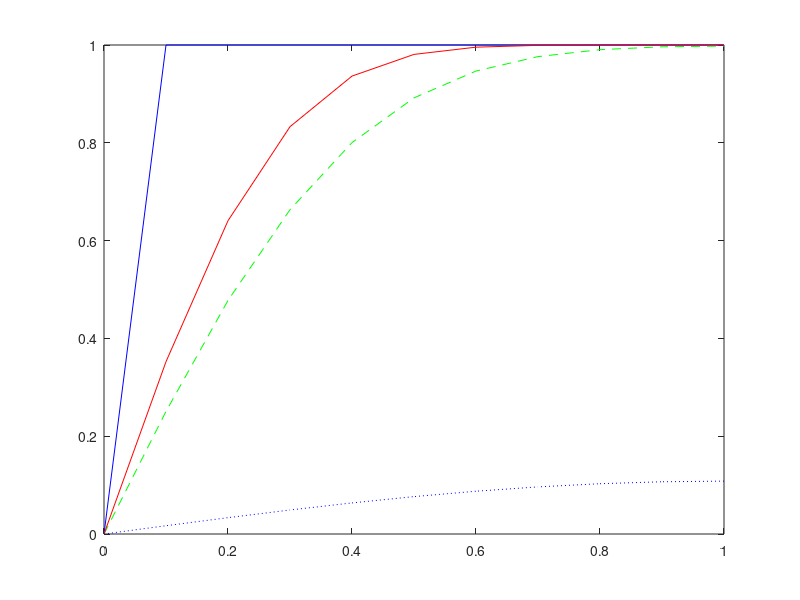

This figure's MATLAB source:
%%Consider a hot plate of finite thickness 2L, which is suddenly exposed to
%%a fluid at T_infinity. Initial temperature of the plate is T_i. Heat
%%transfer coefficient is large. Find the temperature distribution of the
%%plate as a function of space and time.%%
clc
clear;
alpha = 1; % k/(rho*c)
L = 1;  % length of domain
T = 1; % maximum time upto which the simulation needs to be run


Nt = 400;   %no. of time-step to reach max time
Dt = T/Nt;  % delta t = time step size
Nx=10;      % No. grid point-1
Dx=L/Nx;    % grid size

b=alpha*Dt/(Dx*Dx); % beta = alpha*delat t/(delat x)^2

disp(b)


for i = 1:Nx+1      % Loop for Intial Condition
    x(i)=(i-1)*Dx;  % progression in space from i=1 to Nx+1
    th(i,1)=1;      % value of all theta at initial time (t=1)
end

for k=1:Nt+1        % Loop for Boundary Condition
    th(1,k)=0;      % value @ left boundray i.e theta @ i=1,at all time
    t(k)=(k-1)*Dt;  % progression in time from time t=1 to Nt+1
end

for k=1:Nt          % time loop
    for i=2:Nx      % spatial loop
        th(i,k+1)=th(i,k)+ (b*(th(i-1,k)+th(i+1,k)-(2*th(i,k))));       % explicit equation for internal nodes
    end
    th(Nx+1,k+1)= th(Nx+1,k)+ (b*(2*th(Nx,k) - 2*th(Nx+1,k)));          % Explicit equation for right boundary node
end

figure (1)
plot(x,th(:,1),'-b',x,th(:,Nt/20),'--g',x,th(:,Nt/40),'-r',x,th(:,Nt),':b')


